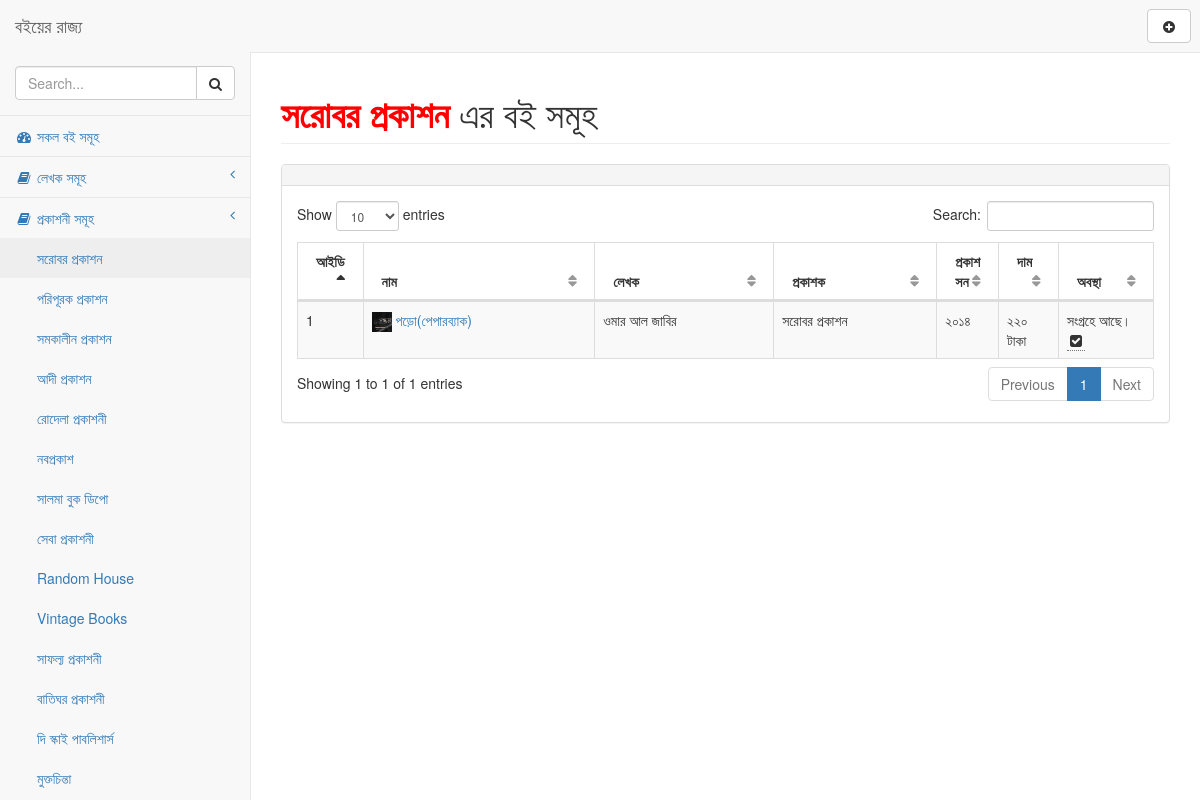
Before: /publisher.php?publisher=সরোবর প্রকাশন with the older database file.
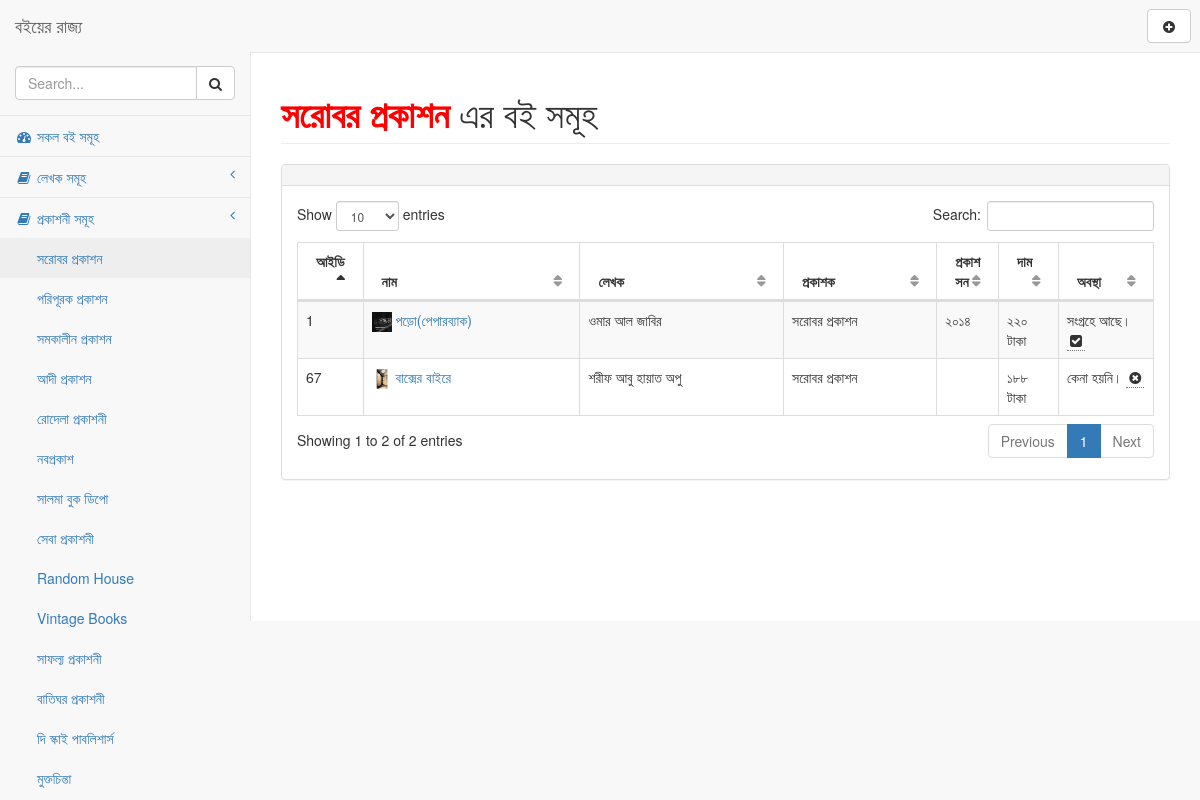
After: the same page with the newer database file.
### tables this page shows
CREATE TABLE `tbl_books` (
  `id` int(11) NOT NULL,
  `name` varchar(200) NOT NULL,
  `author` varchar(200) NOT NULL,
  `page` varchar(100) NOT NULL,
  `publisher` varchar(200) NOT NULL,
  `preview` varchar(300) NOT NULL,
  `year` varchar(4) NOT NULL,
  `price` varchar(4) NOT NULL,
  `discount` varchar(5) NOT NULL,
  `status` tinyint(4) NOT NULL DEFAULT 0,
  `process` tinyint(4) NOT NULL DEFAULT 0,
  `review` text NOT NULL,
  `tags` varchar(300) NOT NULL
);

### publisher.php (the view, shortened to what this page needs)
<?php include "./inc/header.php"; ?>
<?php
if(!isset($_GET['publisher']) || $_GET['publisher'] == null){
	header("Location: index.php");
} else { ?>
<div id="page-wrapper">
    <div class="row">
        <div class="col-lg-12">
            <h1 class="page-header"><?php echo "<b style='color:red;'>".$_GET['publisher']."</b>"; ?> এর বই সমূহ</h1>
    </div>
</div>
<div class="row">
    <div class="col-lg-12">
        <div class="panel panel-default">
            <div class="panel-heading">
            </div>
            <div class="panel-body">
                <table width="100%" class="table table-striped table-bordered table-hover" id="dataTables-example">
                    <thead>
                        <tr>
                            <th width="5%">
                                <b>আইডি</b>
                            </th>
                            <th>
                                <b>নাম</b>
                            </th>
                            <th>
                                <b>লেখক</b>
                            </th>
                            <th>
                                <b>প্রকাশক</b>
                            </th>
                            <th width="5%">
                                <b>প্রকাশ সন</b>
                            </th>
                            <th>
                                <b>দাম</b>
                            </th>
                            <th>
                                <b>অবস্থা</b>
                            </th>
                        </tr>
                    </thead>
                    <tbody>
                        <?php
                            try {
                                $dbh = new PDO("mysql:dbname=db_ibooks;host=localhost", "root", "root");
                                $dbh->setAttribute(PDO::ATTR_ERRMODE, PDO::ERRMODE_EXCEPTION);
                                $dbh->exec("SET CHARACTER SET utf8");
                                $dbh->pdo = $dbh;
                            } catch (PDOException $e) {
                                echo 'Connection failed: ' . $e->getMessage();
                            }
                            $table = "tbl_books";
                            $publisher = $_GET['publisher'];
                            $query = "SELECT * FROM `".$table."` WHERE `publisher` LIKE '%{$publisher}%'";
                            $stmt = $dbh->prepare($query);
                            $stmt->execute();
                            if ($stmt->rowCount() > 0) {
                                $result = $stmt->fetchAll();
                                    foreach( $result as $data ) {
                        ?>
                        <?php
                            $oddeven = $data['id'];
                            if($oddeven%2 == 0){
                                $class = "odd gradeX";
                            } else {
                                $class = "even gradeC";
                            }
                        ?>
                                <tr class="<?php echo $class; ?>">
                                    <td width="05%">
                                        <?php echo $data['id']; ?>
                                    </td>
                                    <td>
                                        <a href="book_details.php?id=<?php echo $data['id']; ?>"><img src="covers/<?php echo $data['preview']; ?>" alt="" height="20px" width="20px">
                                            <?php echo $data['name']; ?>
                                        </a>
                                    </td>
                                    <td>
                                        <?php echo $data['author']; ?>
                                    </td>
                                    <td>
                                        <?php echo $data['publisher']; ?>
                                    </td>
                                    <td width="5%">
                                            <?php echo $data['year']; ?>
                                    </td>
                                    <td width="7%">
                                        <?php echo $data['price']; ?> টাকা
                                    </td>
                                    <td width="11%">
                                        <?php
                                            $status = $data['status'];
                                            if($status == 1){
                                            $status = "সংগ্রহে আছে।";
                                            } else {
                                                $status = "কেনা হয়নি।";
                                            }
                                        ?>
                                        <?php echo $status; ?>
                                        <?php
                                            $process = $data['process'];
                                            if($process == 0){
                                                echo '<span><abbr title="পড়তে চাই না।"><i class="fa fa-times-circle fa-fw"></i></abbr></span>';
                                            } elseif($process == 1){
                                                echo '<span><abbr title="পড়বো ইনশাল্লাহ।"><i class="fa fa-book fa-fw"></i></abbr></span>';
                                            } elseif($process == 3){
                                                echo '<span><abbr title="আলহামদুলিল্লাহ, পড়া হয়েছে।"><i class="fa fa-check-square fa-fw"></i></abbr></span>';
                                            } elseif($process == 2) {
                                                echo '<span><abbr title="আলহামদুলিল্লাহ, পড়তেছি।"><i class="fa fa-spinner fa-fw"></i></abbr></span>';
                                            } else {
                                                echo "";
                                            }
                                            ?>
                                    </td>
                                </tr>
                                <?php
                                    }
                                } ?>
                    </tbody>
                </table>
            </div>
        </div>
    </div>
</div>
</div>
                            <?php } ?>
<?php include "./inc/footer.php"; ?>

### inc/header.php (shortened to what this page needs)
<!DOCTYPE html>
<html lang="en">
<head>
    <link href="./vendor/bootstrap/css/bootstrap.min.css" rel="stylesheet">
    <link href="./vendor/metisMenu/metisMenu.min.css" rel="stylesheet">
    <link href="./vendor/datatables-plugins/dataTables.bootstrap.css" rel="stylesheet">
    <link href="./vendor/datatables-responsive/dataTables.responsive.css" rel="stylesheet">
    <link href="./dist/css/sb-admin-2.css" rel="stylesheet">
    <link href="./vendor/font-awesome/css/font-awesome.min.css" rel="stylesheet" type="text/css">
</head>
<body>
    <div id="wrapper">
        <nav class="navbar navbar-default navbar-static-top" role="navigation" style="margin-bottom: 0">
            <div class="navbar-header">
                <a class="navbar-brand" href="index.php">বইয়ের রাজ্য</a>
            </div>
            <?php include "navbar.php"; ?>
            <?php  include "sidebar.php"; ?>
        </nav>

### inc/navbar.php
<ul class="nav navbar-top-links navbar-right">
    <a style="margin:9px;" onMouseOver="this.style.color='#0F0'" onMouseOut="this.style.color='#00F'" href="addbook.php" class="btn btn-default">
        <i class="fa fa-plus-circle fa-fw"></i>
    </a>
</ul>

### inc/sidebar.php (shortened to what this page needs)
<div class="navbar-default sidebar" role="navigation" style="margin-left: -250px; left: 250px; width: 250px;position: fixed;height: 100%;overflow-y: scroll;z-index: 1000;transition: all 0.4s ease 0s;">
    <div class="sidebar-nav navbar-collapse">
        <ul class="nav" id="side-menu">
            <li class="sidebar-search">
                <div class="input-group custom-search-form">
                    <input type="text" class="form-control" placeholder="Search...">
                    <span class="input-group-btn">
                    <button class="btn btn-default" type="button">
                        <i class="fa fa-search"></i>
                    </button>
                </span>
                </div>
            </li>
            <li>
                <a href="allbooks.php"><i class="fa fa-dashboard fa-fw"></i> সকল বই সমূহ</a>
            </li>
            <li>
                <a href="#"><i class="fa fa-book fa-fw"></i> লেখক সমূহ<span class="fa arrow"></span></a>
            </li>
            <li>
                <a href="#"><i class="fa fa-book fa-fw"></i> প্রকাশনী সমূহ<span class="fa arrow"></span></a>
                <ul class="nav nav-second-level">
                    <?php include_once "publisherlist.php"; ?>
                </ul>
            </li>
        </ul>
    </div>
</div>

### inc/publisherlist.php (shortened to what this page needs)
<?php
$con = mysqli_connect("localhost","root","root","db_ibooks");
mysqli_set_charset($con,"utf8");
$query = "SELECT DISTINCT `publisher` FROM `tbl_books`";
$result = mysqli_query($con, $query);
while($row = mysqli_fetch_assoc($result)){
    $publisher = $row['publisher'];
    echo '<li><a href="publisher.php?publisher='.$publisher.'">'.$publisher.'</a></li>';
}
?>

### inc/footer.php (shortened to what this page needs)
</div>
</body>
</html>

Changed rows visible on the page:
added tbl_books: id "67", preview (picture), name "বাক্সের বাইরে", author "শরীফ আবু হায়াত অপু", publisher "সরোবর প্রকাশন", price "১৮৮", status "কেনা হয়নি।", process 0 (drawn)
Other visible differences:
text written by a page script: "Show entries Search: Showing 1 to 1 of 1 entries Previous 1 Next" → "Show entries Search: Showing 1 to 2 of 2 entries Previous 1 Next"
